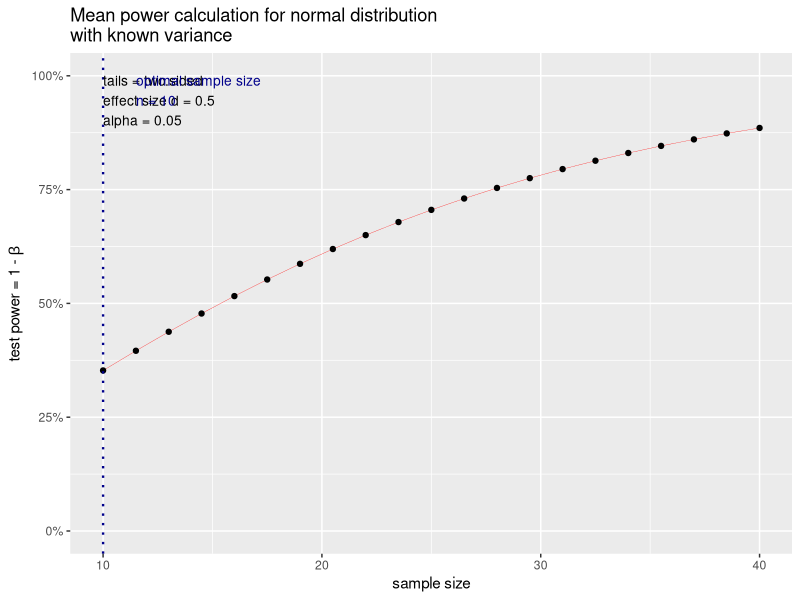

Here is the R script that generated this plot:
## ---- chunk 1
library(tidyverse)
library(pwr)
## ---- chunk 2
pwr.norm.test(d = .5, 
              n = 10, 
              sig.level = .05, 
              power = NULL,
              alternative = "two.sided")
## ---- chunk 3
pwr.norm.test(d = .5, 
              n = NULL, 
              sig.level = .05, 
              power = .8,
              alternative = "two.sided")
## ---- chunk 4
plot(pwr.norm.test(d = .5, 
              n = 10, 
              sig.level = .05, 
              power = NULL,
              alternative = "two.sided"))
## ---- chunk 5
pwr.t.test(n = 200, 
           d = .21, 
           sig.level = .05, 
           power = NULL, 
           type = "one.sample", 
           alternative = "two.sided")
## ---- chunk 6
pwr.t2n.test(n1 = 112, n2 = 82, d = .17, sig.level = .05,
             power = NULL, alternative = "two.sided")
## ---- chunk 7
pwr.chisq.test(w = .06, N = 106596, df = 1, sig.level = .05, power = NULL)
## ---- chunk 8
pwr.chisq.test(w = .06, N = NULL, df = 1, 
               sig.level = .05, power = .80)
pwr.chisq.test(w = .06, N = NULL, df = 1, 
               sig.level = .05, power = .90)
pwr.chisq.test(w = .06, N = NULL, df = 1, 
               sig.level = .05, power = .95)
